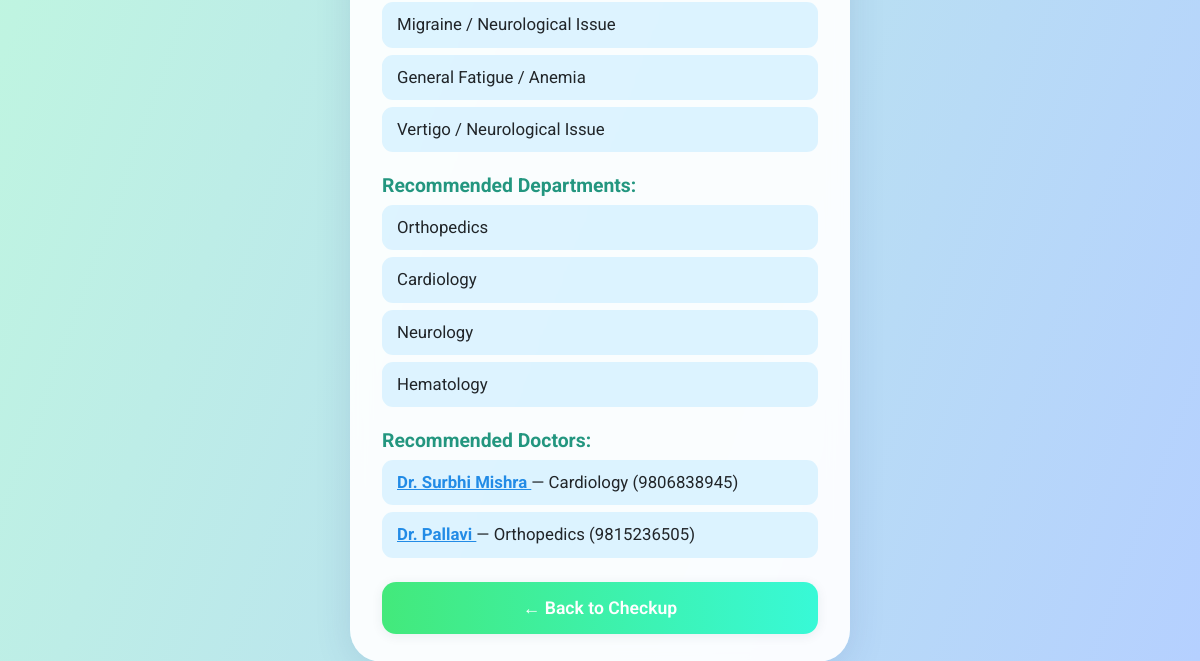
The page /checkup/checkup/10/recheck/ (signed in, lower part) on the database as committed earlier.
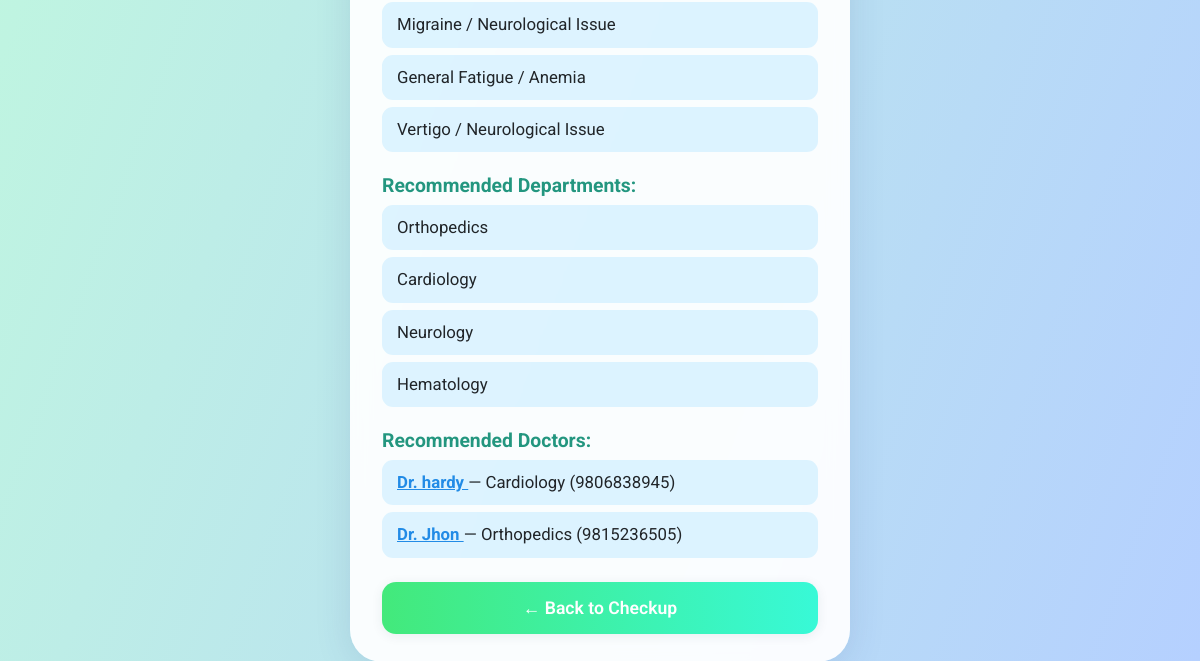
The same page on the database as committed later.
### doctors/models.py (models this page shows, shortened)
class Doctor(models.Model):
    name = models.CharField(max_length=100)
    department = models.ForeignKey(Department, on_delete=models.CASCADE)
    contact_number = models.CharField(max_length=15)
    image = models.ImageField(upload_to='doctors/', blank=True, null=True)

class Department(models.Model):
    name = models.CharField(max_length=100)

### checkup/views.py (the view)
# urls.py: path('checkup/<int:pk>/recheck/', recheck_checkup_view, name='recheck_checkup'),
@login_required
def recheck_checkup_view(request, pk):
    checkup = get_object_or_404(CheckupSubmission, pk=pk, user=request.user)
    saved_responses = checkup.responses.select_related('question')
    responses_list = []
    for r in saved_responses:
        responses_list.append({
            "text": r.question.text,
            "answer": r.answer,
            "type": r.question.question_type
        })
    disease_points = {}
    ai_rules = {
        "blood pressure": {
            "Hypertension": lambda v: 2 if v > 140 else 0,
            "Low Blood Pressure": lambda v: 2 if v < 90 else 0,
        },
        "blood sugar": {
            "Diabetes / High Sugar": lambda v: 2 if v > 180 else 0,
            "Low Blood Sugar": lambda v: 2 if v < 70 else 0,
        },
        "temperature": {
            "Fever / Infection": lambda v: 2 if v > 38 else 0,
            "Hypothermia": lambda v: 2 if v < 36 else 0,
        },
        "heart rate": {
            "Tachycardia / Heart Issue": lambda v: 2 if v > 100 else 0,
            "Bradycardia / Heart Issue": lambda v: 2 if v < 60 else 0,
        },
        "weight": {
            "Obesity / Metabolic Issue": lambda v: 1 if v > 100 else 0,
            "Underweight / Malnutrition": lambda v: 1 if v < 40 else 0,
        },
        "do you have chest pain?": {
            "Heart Disease / Angina": lambda ans: 3 if ans.lower() == "yes" else 0,
        },
        "do you have joint pain?": {
            "Arthritis / Joint Issue": lambda ans: 2 if ans.lower() == "yes" else 0,
        },
        "do you have headache?": {
            "Migraine / Neurological Issue": lambda ans: 2 if ans.lower() == "yes" else 0,
        },
        "do you have fatigue?": {
            "General Fatigue / Anemia": lambda ans: 2 if ans.lower() == "yes" else 0,
        },
        "do you have dizziness?": {
            "Vertigo / Neurological Issue": lambda ans: 1 if ans.lower() == "yes" else 0,
        },
    }
    for r in responses_list:
        key = r["text"].lower()
        answer = r["answer"]
        if r["type"] == "NUM":
            try:
                value = float(answer)
            except:
                value = 0
            if key in ai_rules:
                for disease, func in ai_rules[key].items():
                    disease_points[disease] = disease_points.get(disease, 0) + func(value)
        elif r["type"] == "BOOL":
            if key in ai_rules:
                for disease, func in ai_rules[key].items():
                    disease_points[disease] = disease_points.get(disease, 0) + func(answer)
    possible_diseases = [d for d, pts in disease_points.items() if pts > 0]
    disease_department_map = {
        "Heart Disease / Angina": "Cardiology",
        "Hypertension": "Cardiology",
        "Low Blood Pressure": "Cardiology",
        "Tachycardia / Heart Issue": "Cardiology",
        "Bradycardia / Heart Issue": "Cardiology",
        "Diabetes / High Sugar": "Endocrinology",
        "Low Blood Sugar": "Endocrinology",
        "Fever / Infection": "General Medicine",
        "Hypothermia": "General Medicine",
        "Obesity / Metabolic Issue": "Nutritionist",
        "Underweight / Malnutrition": "Nutritionist",
        "Arthritis / Joint Issue": "Orthopedics",
        "Migraine / Neurological Issue": "Neurology",
        "General Fatigue / Anemia": "Hematology",
        "Vertigo / Neurological Issue": "Neurology",
    }
    recommended_departments = {
        disease_department_map[d] for d in possible_diseases if d in disease_department_map
    }
    recommended_doctors = Doctor.objects.filter(department__name__in=recommended_departments)
    return render(request, "checkup/results.html", {
        "responses": responses_list,
        "possible_diseases": possible_diseases or ["No specific disease detected."],
        "recommended_departments": list(recommended_departments) or ["N/A"],
        "recommended_doctors": recommended_doctors
    })

### checkup/templates/checkup/results.html (shortened to what this page needs)
{% load static %}
<!DOCTYPE html>
<html lang="en">
<head>
    <link href="https://cdn.jsdelivr.net/npm/bootstrap@5.3.0/dist/css/bootstrap.min.css" rel="stylesheet">
</head>
<body>
    <div class="result-card">
        <div class="section">
            <ul>
                {% for disease in possible_diseases %}
                    <li>{{ disease }}</li>
                {% endfor %}
            </ul>
        </div>
        <div class="section">
            <h3>Recommended Departments:</h3>
            <ul>
                {% for dept in recommended_departments %}
                    <li>{{ dept }}</li>
                {% endfor %}
            </ul>
        </div>
        <div class="section">
    <h3>Recommended Doctors:</h3>
    <ul>
        {% for doctor in recommended_doctors %}
            <li>
                <a href="{% url 'doctor_detail' doctor.pk %}" style="font-weight: bold; color: #228be6;">
                    {{ doctor.name }}
                </a> — {{ doctor.department.name }} ({{ doctor.contact_number }})
            </li>
        {% empty %}
            <li>No doctors found for the recommended departments.</li>
        {% endfor %}
    </ul>
</div>
        <a href="{% url 'start_checkup' %}" class="back-btn">← Back to Checkup</a>
    </div>
</body>
</html>

Rows that differ between the two databases and show on the page:
changed Doctor "Cardiology": name "Dr. Surbhi Mishra" → "Dr. hardy"
changed Doctor "Orthopedics": name "Dr. Pallavi" → "Dr. Jhon"
